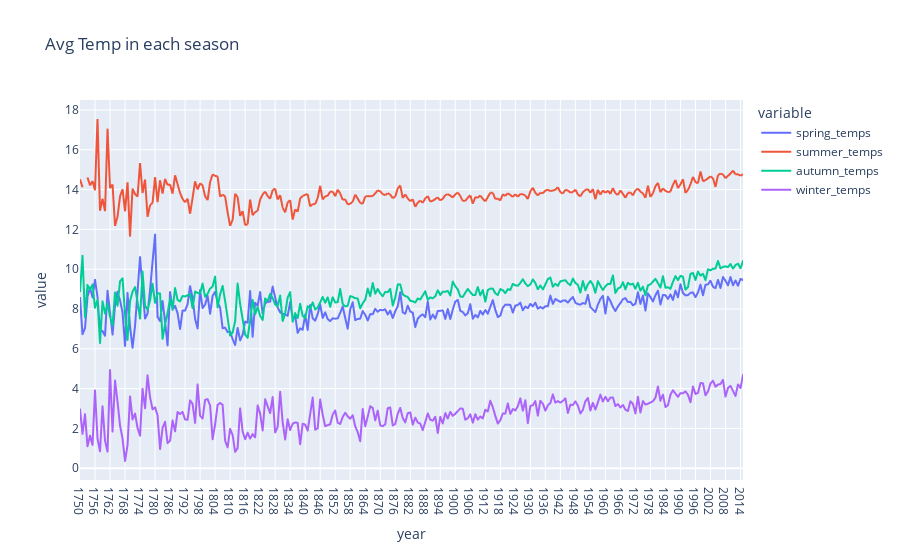

Notebook code cell kept with this figure:
### Code cell
fig = px.line(season, x = "year", y= ['spring_temps', 'summer_temps', 'autumn_temps', 'winter_temps'], title = "Avg Temp in each season")
fig.show()

### Figure 1 — Plotly figure (JSON) as saved in the notebook; plotly's stock layout.template omitted (floating-point values rounded to 4 significant figures; data arrays with more than 128 entries replaced by an {"elided": "..."} marker saying what was removed)
{"data": [{"hovertemplate": "variable=spring_temps<br>year=%{x}<br>value=%{y}<extra></extra>", "legendgroup": "spring_temps", "line": {"color": "#636efa", "dash": "solid"}, "marker": {"symbol": "circle"}, "mode": "lines", "name": "spring_temps", "showlegend": true, "type": "scattergl", "x": {"elided": "266 str values"}, "xaxis": "x", "y": {"elided": "266 float values"}, "yaxis": "y"}, {"hovertemplate": "variable=summer_temps<br>year=%{x}<br>value=%{y}<extra></extra>", "legendgroup": "summer_temps", "line": {"color": "#EF553B", "dash": "solid"}, "marker": {"symbol": "circle"}, "mode": "lines", "name": "summer_temps", "showlegend": true, "type": "scattergl", "x": {"elided": "266 str values"}, "xaxis": "x", "y": {"elided": "266 float values"}, "yaxis": "y"}, {"hovertemplate": "variable=autumn_temps<br>year=%{x}<br>value=%{y}<extra></extra>", "legendgroup": "autumn_temps", "line": {"color": "#00cc96", "dash": "solid"}, "marker": {"symbol": "circle"}, "mode": "lines", "name": "autumn_temps", "showlegend": true, "type": "scattergl", "x": {"elided": "266 str values"}, "xaxis": "x", "y": {"elided": "266 float values"}, "yaxis": "y"}, {"hovertemplate": "variable=winter_temps<br>year=%{x}<br>value=%{y}<extra></extra>", "legendgroup": "winter_temps", "line": {"color": "#ab63fa", "dash": "solid"}, "marker": {"symbol": "circle"}, "mode": "lines", "name": "winter_temps", "showlegend": true, "type": "scattergl", "x": {"elided": "266 str values"}, "xaxis": "x", "y": {"elided": "266 float values"}, "yaxis": "y"}], "layout": {"legend": {"title": {"text": "variable"}, "tracegroupgap": 0}, "title": {"text": "Avg Temp in each season"}, "xaxis": {"anchor": "y", "domain": [0, 1], "title": {"text": "year"}}, "yaxis": {"anchor": "x", "domain": [0, 1], "title": {"text": "value"}}}}
